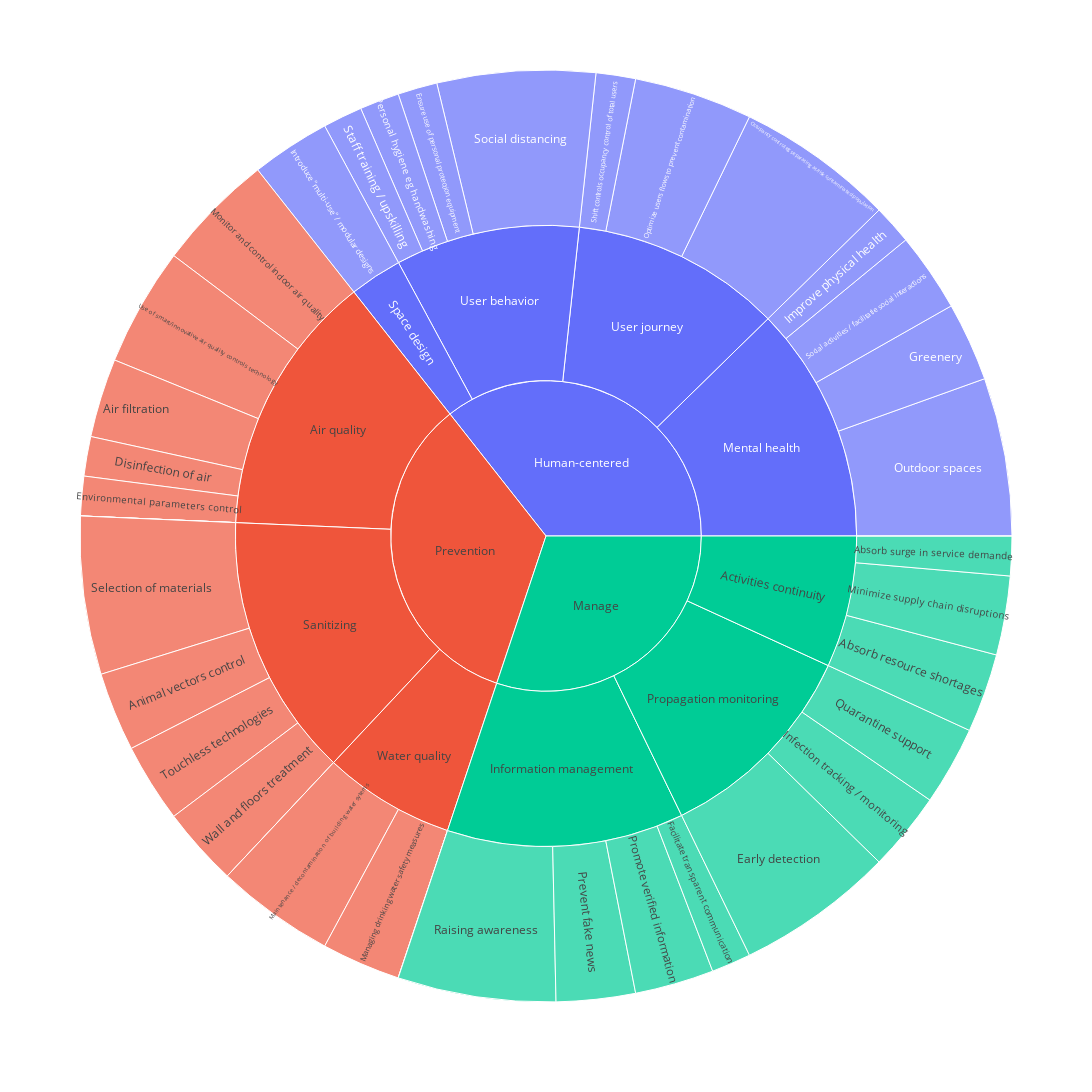

Notebook code for this chart:
### Code cell
fig = px.sunburst(df, path=['categoryLabel', 'themeLabel','interventionLabel'], values='nBP',width=1200, height=1200)
fig.show()
fig.write_image("intervention_count.png")

### Figure 1 — Plotly figure (JSON) as saved in the notebook; plotly's stock layout.template omitted (floating-point values rounded to 4 significant figures)
{"data": [{"branchvalues": "total", "domain": {"x": [0, 1], "y": [0, 1]}, "hovertemplate": "labels=%{label}<br>nBP=%{value}<br>parent=%{parent}<br>id=%{id}<extra></extra>", "ids": ["Manage/Activities continuity/Absorb resource shortages", "Manage/Activities continuity/Absorb surge in service demande", "Prevention/Air quality/Air filtration", "Prevention/Sanitizing/Animal vectors control", "Prevention/Sanitizing/Cleaning technologies robots", "Prevention/Air quality/Control airflows in spaces & Avoid air recirculation", "Prevention/Air quality/Control of airflows airtight / negative pressure", "Prevention/Air quality/Disinfection of air", "Manage/Propagation monitoring/Early detection", "Human-centered/User behavior/Ensure use of personal protection equipment", "Prevention/Air quality/Environmental parameters control", "Manage/Information management/Facilitate transparent communication", "Human-centered/Mental health/Greenery", "Prevention/Water quality/Greywater management", "Human-centered/Mental health/Improve physical health", "Manage/Propagation monitoring/Infection tracking / monitoring", "Human-centered/Space design/Introduce \"multi-use\" / modular designs", "Prevention/Water quality/Maintenance / decontamination of building water sytems", "Prevention/Water quality/Managing drinking water safety measures", "Manage/Activities continuity/Minimize supply chain disruptions", "Prevention/Air quality/Monitor and control indoor air quality", "Prevention/Air quality/Natural ventilation increase", "Human-centered/User journey/Occupancy control eg separating at/risk contaminated population", "Human-centered/User journey/Optimize users flows to prevent contamination", "Human-centered/Mental health/Outdoor spaces", "Human-centered/User behavior/Personal hygiene eg handwashing", "Manage/Information management/Prevent fake news", "Manage/Information management/Promote verified information", "Manage/Propagation monitoring/Quarantine support", "Manage/Information management/Raising awareness", "Prevention/Sanitizing/Selection of materials", "Prevention/Water quality/Separate water facilities toilets/bathrooms for contaminated", "Human-centered/User journey/Shift controls occupancy control of total users", "Human-centered/Mental health/Social activities / facilitatie social interactions", "Human-centered/User behavior/Social distancing", "Human-centered/User behavior/Staff training / upskilling", "Manage/Activities continuity/Support recovery of sectors via remote work", "Prevention/Sanitizing/Touchless technologies", "Prevention/Air quality/Use of smart/innovative air quality controls technology", "Prevention/Sanitizing/Wall and floors treatment", "Manage/Activities continuity", "Prevention/Air quality", "Manage/Information management", "Human-centered/Mental health", "Manage/Propagation monitoring", "Prevention/Sanitizing", "Human-centered/Space design", "Human-centered/User behavior", "Human-centered/User journey", "Prevention/Water quality", "Human-centered", "Manage", "Prevention"], "labels": ["Absorb resource shortages", "Absorb surge in service demande", "Air filtration", "Animal vectors control", "Cleaning technologies robots", "Control airflows in spaces & Avoid air recirculation", "Control of airflows airtight / negative pressure", "Disinfection of air", "Early detection", "Ensure use of personal protection equipment", "Environmental parameters control", "Facilitate transparent communication", "Greenery", "Greywater management", "Improve physical health", "Infection tracking / monitoring", "Introduce \"multi-use\" / modular designs", "Maintenance / decontamination of building water sytems", "Managing drinking water safety measures", "Minimize supply chain disruptions", "Monitor and control indoor air quality", "Natural ventilation increase", "Occupancy control eg separating at/risk contaminated population", "Optimize users flows to prevent contamination", "Outdoor spaces", "Personal hygiene eg handwashing", "Prevent fake news", "Promote verified information", "Quarantine support", "Raising awareness", "Selection of materials", "Separate water facilities toilets/bathrooms for contaminated", "Shift controls occupancy control of total users", "Social activities / facilitatie social interactions", "Social distancing", "Staff training / upskilling", "Support recovery of sectors via remote work", "Touchless technologies", "Use of smart/innovative air quality controls technology", "Wall and floors treatment", "Activities continuity", "Air quality", "Information management", "Mental health", "Propagation monitoring", "Sanitizing", "Space design", "User behavior", "User journey", "Water quality", "Human-centered", "Manage", "Prevention"], "name": "", "parents": ["Manage/Activities continuity", "Manage/Activities continuity", "Prevention/Air quality", "Prevention/Sanitizing", "Prevention/Sanitizing", "Prevention/Air quality", "Prevention/Air quality", "Prevention/Air quality", "Manage/Propagation monitoring", "Human-centered/User behavior", "Prevention/Air quality", "Manage/Information management", "Human-centered/Mental health", "Prevention/Water quality", "Human-centered/Mental health", "Manage/Propagation monitoring", "Human-centered/Space design", "Prevention/Water quality", "Prevention/Water quality", "Manage/Activities continuity", "Prevention/Air quality", "Prevention/Air quality", "Human-centered/User journey", "Human-centered/User journey", "Human-centered/Mental health", "Human-centered/User behavior", "Manage/Information management", "Manage/Information management", "Manage/Propagation monitoring", "Manage/Information management", "Prevention/Sanitizing", "Prevention/Water quality", "Human-centered/User journey", "Human-centered/Mental health", "Human-centered/User behavior", "Human-centered/User behavior", "Manage/Activities continuity", "Prevention/Sanitizing", "Prevention/Air quality", "Prevention/Sanitizing", "Manage", "Prevention", "Manage", "Human-centered", "Manage", "Prevention", "Human-centered", "Human-centered", "Human-centered", "Prevention", "", "", ""], "type": "sunburst", "values": [2, 1, 2, 2, 0, 0, 0, 1, 4, 1, 1, 1, 2, 0, 1, 2, 2, 3, 2, 2, 3, 0, 4, 3, 4, 1, 2, 2, 2, 4, 4, 0, 1, 2, 4, 1, 0, 2, 3, 2, 5, 10, 9, 9, 8, 10, 2, 7, 8, 5, 26, 22, 25]}], "layout": {"height": 1200, "legend": {"tracegroupgap": 0}, "margin": {"t": 60}, "width": 1200}}
